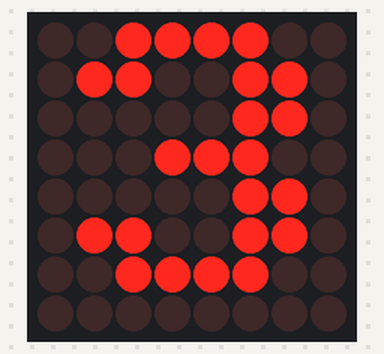
The program below on a simulated ESP8266 board running MicroPython. Shown: 8×8 LED matrix. Which way up the LED matrix modules are mounted is assumed. At 0.0 s the program stops and its outputs stay as they are.

Above: at 0.1 s.

The program:

SPI_Usage.py
```python
# Code for SPI Usage with MAX7219 DOT Matrix Module on ESP8266 with MicroPython
import max7219
from machine import Pin, SPI
spi = SPI(1, baudrate=10000000, polarity=0, phase=0)
screen = max7219.Matrix8x8(spi, Pin(15), 1)
screen.brightness(5)
screen.fill(0)
screen.text('3',0,0,1)
screen.show()
```
